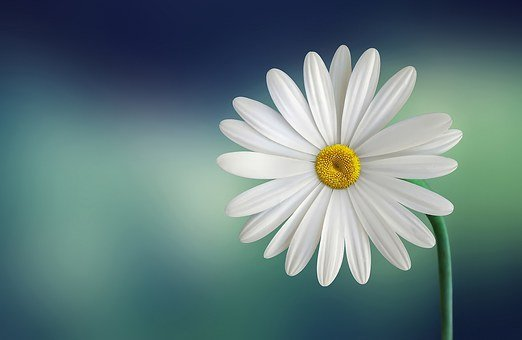
#> input picture ImageProcessing/Task2/white.jpg, 522 x 340 px
$ python CropSwap.py
#> lines starting #> are read from the running program, lines starting #| are printed output that depends on the picture
# 📌 Take 2 images, crop some part of both the images and swap them.

import cv2
import numpy as np

#loading image 1
photo = cv2.imread('white.jpg')
#> photo is the input picture: shape (340, 522, 3); mean B, G, R 123.8, 122.5, 97.4

#loading image 2
pic = cv2.imread('violet.jpg')
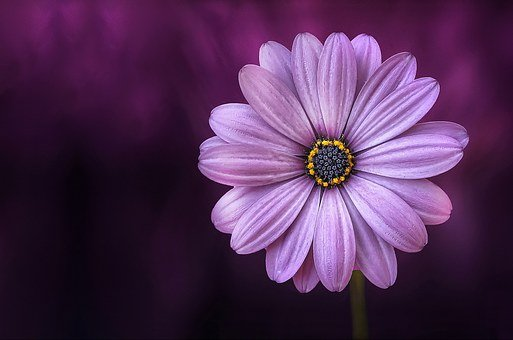
#> input picture ImageProcessing/Task2/violet.jpg, 513 x 340 px
#> pic is the input picture: shape (340, 513, 3); mean B, G, R 84.9, 46.5, 81.4

# Displaying both images
cv2.imshow('pic1',photo)
cv2.imshow('pic2',pic)
cv2.waitKey()
cv2.destroyAllWindows()

#Cropping some part of both images
x = photo[70:280, 200:450]
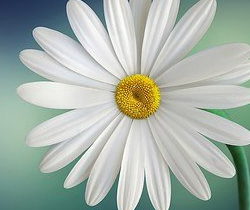
#> x: shape (210, 250, 3); mean B, G, R 171.4, 180.2, 169.1
y = pic[50:260, 210:460]
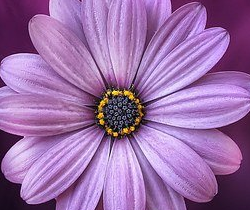
#> y: shape (210, 250, 3); mean B, G, R 169.2, 111.5, 156.4

#Displaying cropped portion
cv2.imshow('crop_pic1',x)
cv2.imshow('crop_pic2',y)
cv2.waitKey()
cv2.destroyAllWindows()


photo = cv2.imread('white.jpg')
pic = cv2.imread('violet.jpg')

#Swapping the images
photo[70:280, 200:450] = y
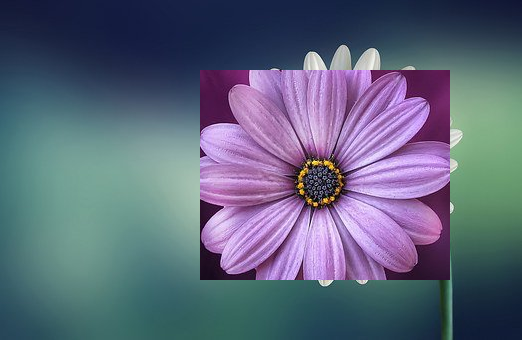
#> photo: shape (340, 522, 3); mean B, G, R 123.2, 102.2, 93.7
pic[50:260, 210:460] = x
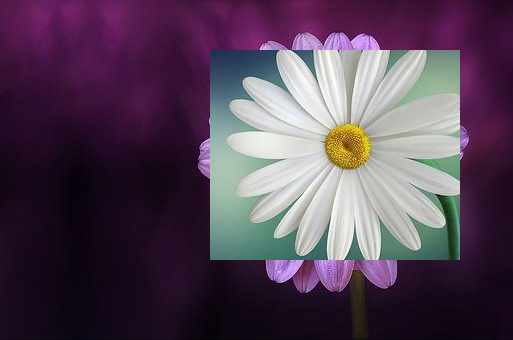
#> pic: shape (340, 513, 3); mean B, G, R 85.6, 67.1, 85.3
cv2.imshow('swap_pic1',photo)
cv2.imshow('swap_pic2',pic)
cv2.waitKey()
cv2.destroyAllWindows()
